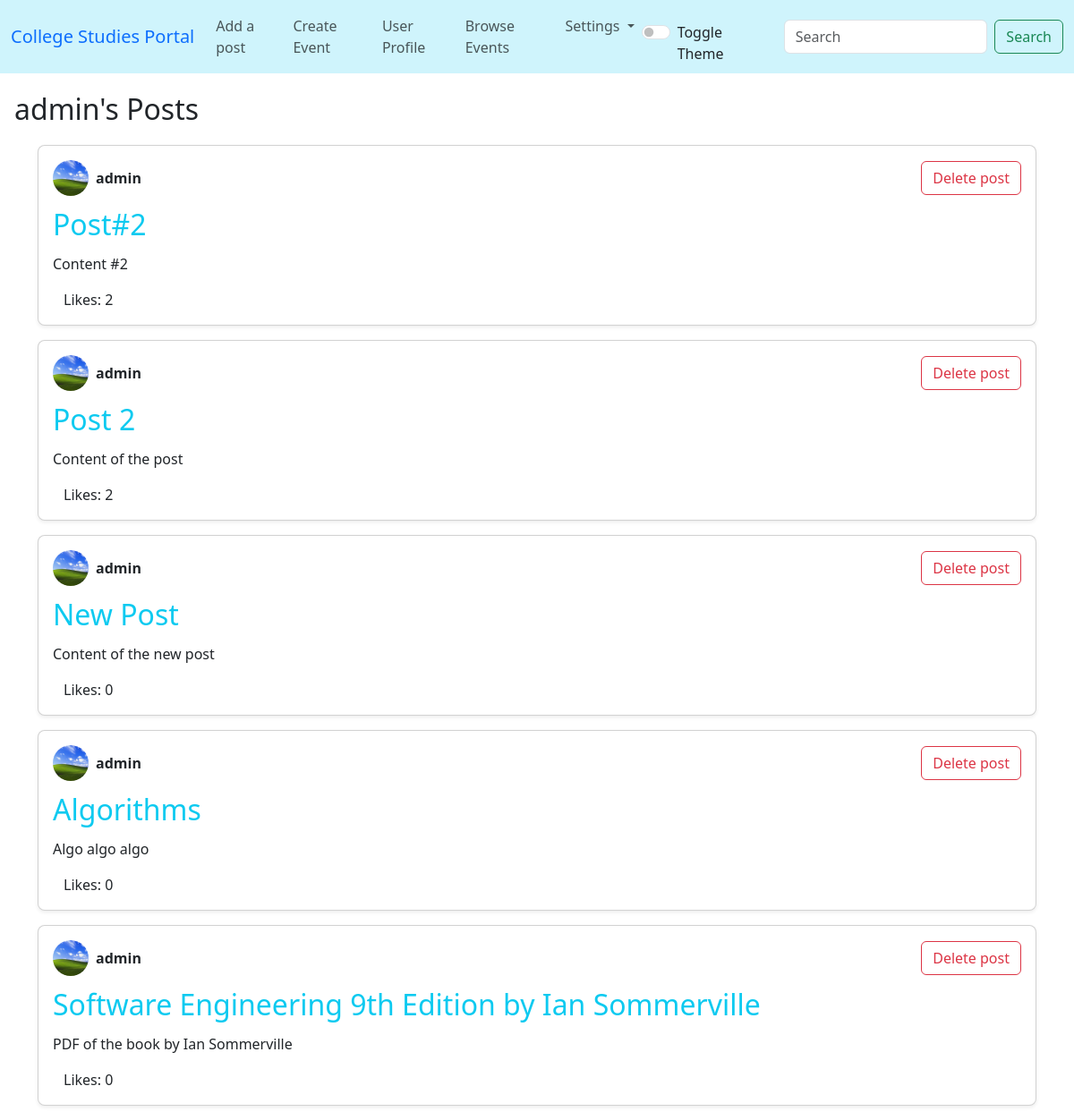
Page /app/myposts (signed in) on the committed database.
### app/models.py (models this page shows, shortened)
class Post(models.Model):
    heading = models.CharField(max_length=128)
    content = models.TextField(max_length=2048)
    user = models.ForeignKey(User,on_delete=models.CASCADE,related_name='posts')
    likes = models.ManyToManyField(User,through='Like',related_name='liked_posts')
    created = models.DateTimeField(auto_now=True)
    file = models.FileField(null=True,blank=True,upload_to='file_uploads/')

class UserProfile(models.Model):
    user = models.OneToOneField(User,on_delete=models.CASCADE,related_name="userprofile",unique=True)
    description = models.TextField(max_length=512,null=True)
    pfp = models.ImageField(upload_to="profile_pics/",default='profile_pics/default.jpg')
    education = models.TextField(max_length=256,default="")
    achievements = models.TextField(max_length=256,default="")

### app/views.py (the view)
# urls.py: path('myposts',views.myPosts,name='myposts'),
def myPosts(request):
    posts = Post.objects.filter(user=request.user)
    return render(request,"app/myposts.html",{
        "posts": posts
    })

### app/templates/app/myposts.html (shortened to what this page needs)
{% extends "app/basic.html" %}
{% block body %}
<div class="text-body fs-2 m-3">{{request.user.username}}'s Posts</div>
{%for post in posts%}
<div class="container mt-3" >
    <div class="card shadow-sm mb-3 p-3 rounded-3" >
        <div class="d-flex align-items-center">
            <img src="/app{{post.user.userprofile.pfp.url}}" alt="Profile" width="40" height="40" class="rounded-circle me-2">
                <div class="fw-bold">{{post.user}}</div>
                <button class="ms-auto btn btn-outline-danger delete-btn" data-id="{{post.id}}" data-bs-toggle="modal" data-bs-target="#exampleModal">Delete post</button>
        </div>
        <div class="mt-2 fs-2 text-info" id="link" data-id={{post.id}}>
            <a href="{% url 'posts' post.id %}" class="text-decoration-none text-info">{{post.heading}}</a>
        </div>
        <p class="mt-2 text-break">
            {{post.content}}
        </p>
        <div class="container" id="like_counter_{{post.id}}">Likes: {{post.likes.count}}</div>
    </div>
</div>
{%endfor%}
{% endblock body %}

### rows in the picture
Post: user.userprofile.pfp (picture), user "admin", heading "Post#2", content "Content #2", likes.count "2"
Post: user.userprofile.pfp (picture), user "admin", heading "Post 2", content "Content of the post", likes.count "2"
Post: user.userprofile.pfp (picture), user "admin", heading "New Post", content "Content of the new post", likes.count "0"
Post: user.userprofile.pfp (picture), user "admin", heading "Algorithms", content "Algo algo algo", likes.count "0"
Post: user.userprofile.pfp (picture), user "admin", heading "Software Engineering 9th Edition by Ian Sommerville", content "PDF of the book by Ian Sommerville", likes.count "0"

### other values in the picture
{{ request.user.username }} "admin"
